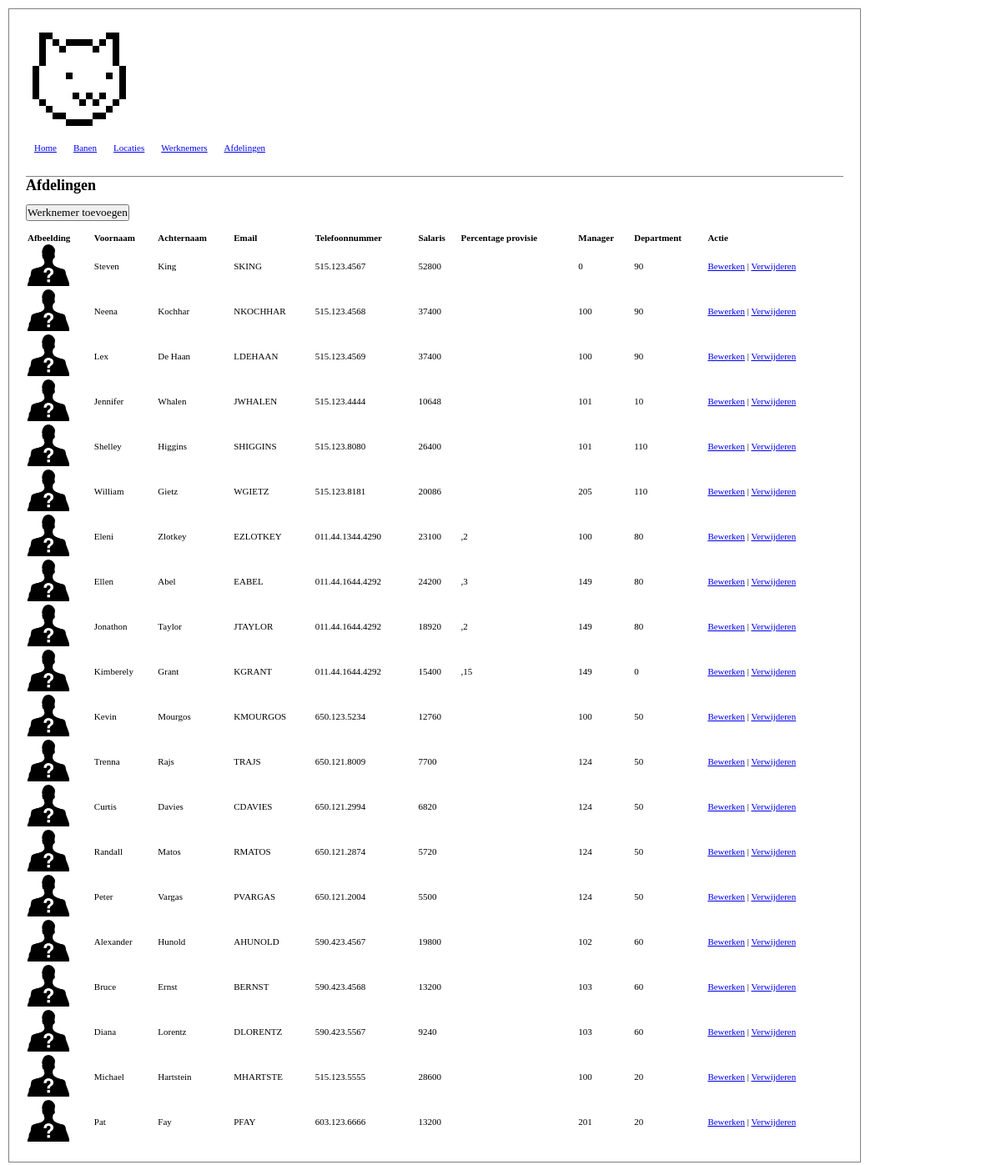
/?action=employees, run on the app's committed database.
### tables this page shows
CREATE TABLE IF NOT EXISTS `employees` (
  `EmployeeID` int(11) NOT NULL auto_increment,
  `FirstName` varchar(16) NOT NULL,
  `LastName` varchar(32) NOT NULL,
  `Email` varchar(32) NOT NULL,
  `PhoneNumber` varchar(16) NOT NULL,
  `HireDate` datetime NOT NULL,
  `JobID` int(11) NOT NULL,
  `Salary` float NOT NULL,
  `CommissionPCT` varchar(16) NOT NULL,
  `ManagerID` int(11) NOT NULL,
  `DepartmentID` int(11) NOT NULL,
  `Picture` varchar(255) NOT NULL,
  PRIMARY KEY  (`EmployeeID`)
);

### inc/employees.inc.php (the view, shortened to what this page needs)
<?php
	function displayAllEmployees($mysqli) {
		$sql = "SELECT * FROM `Employees`";
		if (!$result = $mysqli->query($sql)) {
			http_response_code(503);
			echo '<h1>Database Error</h1>';
			exit(1);
		}
		echo'
<h1>Afdelingen</h1>
<br>
<input type="button" onclick="document.location.href=\'/?action=addemployee\';" value="Werknemer toevoegen">
<br>
<br>
<table>
<tr>
<th>Afbeelding</th>
<th>Voornaam</th>
<th>Achternaam</th>
<th>Email</th>
<th>Telefoonnummer</th>
<th>Salaris</th>
<th>Percentage provisie</th>
<th>Manager</th>
<th>Department</th>
<th>Actie</th>
</tr>';
		while ($row = $result->fetch_assoc()) {
			$row = escapeArray($row);
			echo'
<tr>
<td><img width="50" height="50" src="/pictures/',$row['Picture'],'" alt="',$row['FirstName'],' ',$row['LastName'],'" title="',$row['FirstName'],' ',$row['LastName'],'"></td>
<td>',$row['FirstName'],'</td>
<td>',$row['LastName'],'</td>
<td>',$row['Email'],'</td>
<td>',$row['PhoneNumber'],'</td>
<td>',$row['Salary'],'</td>
<td>',$row['CommissionPCT'],'</td>
<td>',$row['ManagerID'],'</td>
<td>',$row['DepartmentID'],'</td>
<td><a href="/?action=editemployee&id=',$row['EmployeeID'],'">Bewerken</a> | <a href="javascript:confirmAction(\'Zeker weten?\', \'/?action=deleteemployee&id=',$row['EmployeeID'],'\');">Verwijderen</a></td>
</tr>';
}
		echo '
</table>';
	}

### inc/general.inc.php (shortened to what this page needs)
<?php
	function displayHeader() {
		global $config;
		echo '<!DOCTYPE html>
<html lang="nl">
<head>
<meta charset="utf-8">
<meta http-equiv="X-UA-Compatible" content="IE=edge,chrome=1">
<meta name="renderer" content="webkit">
<meta name="viewport" content="width=device-width, initial-scale=1">
<title>',$config['pagetitle'],'</title>
<link type="text/css" rel="stylesheet" href="/css/style.css">
<link rel="icon" href="favicon.gif" type="image/gif" >
<script type="text/javascript" src="/js/general.js"></script>
</head>
<body>
<div id="wrapper">';
	}
	function displayFooter() {
		echo '
</div>
</body>
</html>';
	}
	function displayNavigation() {
		echo '
<a href="/"><img width="128" height="128" src="/img/logo.png" alt="logo" title="logo"></a>
<div id="navigation">
<div class="button"><a href="/">Home</a></div>
<div class="button"><a href="/?action=jobs">Banen</a></div>
<div class="button"><a href="/?action=locations">Locaties</a></div>
<div class="button"><a href="/?action=employees">Werknemers</a></div>
<div class="button"><a href="/?action=departments">Afdelingen</a></div>
</div>';
	}
	function escapeArray($array) {
		foreach($array as $key => $value) {
			$array[$key] = stripslashes($value);
		}
		return $array;
	}
	function getCurrentAction() {
		global $config;
		if(isset($_GET['action']) == true) {
			return $_GET['action'];
		}
		else {
			return $config['defaultaction'];
		}
	}

### index.php (shortened to what this page needs)
<?php
	include('inc/database.inc.php');
	include('inc/general.inc.php');
	include('inc/employees.inc.php');
	$mysqli = databaseConnect();
	displayHeader();
	displayNavigation();
	switch(getCurrentAction()) {
		case 'employees':
			displayAllEmployees($mysqli);
		break;
	}
	displayFooter();

### css/style.css (style rules this page uses)
* { margin: 0px; padding: 0px; font-family:verdana; }
body { margin:10px; }
table { width:100%; }
th { text-align:left; }
td, div, th { font-size:11px; }
h1 { font-size:18px; }
#navigation { border-bottom:1px solid gray; height:30px; padding:10px; }
.button { float:left; margin-right:20px; }
#wrapper { width:980px; border:1px solid gray; padding:20px; }

### data on the page
employees: Picture (placeholder picture), FirstName "Steven", LastName "King", Email "SKING", PhoneNumber "515.123.4567", Salary "52800", ManagerID "0", DepartmentID "90"
employees: Picture (placeholder picture), FirstName "Neena", LastName "Kochhar", Email "NKOCHHAR", PhoneNumber "515.123.4568", Salary "37400", ManagerID "100", DepartmentID "90"
employees: Picture (placeholder picture), FirstName "Lex", LastName "De Haan", Email "LDEHAAN", PhoneNumber "515.123.4569", Salary "37400", ManagerID "100", DepartmentID "90"
employees: Picture (placeholder picture), FirstName "Jennifer", LastName "Whalen", Email "JWHALEN", PhoneNumber "515.123.4444", Salary "10648", ManagerID "101", DepartmentID "10"
employees: Picture (placeholder picture), FirstName "Shelley", LastName "Higgins", Email "SHIGGINS", PhoneNumber "515.123.8080", Salary "26400", ManagerID "101", DepartmentID "110"
employees: Picture (placeholder picture), FirstName "William", LastName "Gietz", Email "WGIETZ", PhoneNumber "515.123.8181", Salary "20086", ManagerID "205", DepartmentID "110"
employees: Picture (placeholder picture), FirstName "Eleni", LastName "Zlotkey", Email "EZLOTKEY", PhoneNumber "011.44.1344.4290", Salary "23100", CommissionPCT ",2", ManagerID "100", DepartmentID "80"
employees: Picture (placeholder picture), FirstName "Ellen", LastName "Abel", Email "EABEL", PhoneNumber "011.44.1644.4292", Salary "24200", CommissionPCT ",3", ManagerID "149", DepartmentID "80"
employees: Picture (placeholder picture), FirstName "Jonathon", LastName "Taylor", Email "JTAYLOR", PhoneNumber "011.44.1644.4292", Salary "18920", CommissionPCT ",2", ManagerID "149", DepartmentID "80"
employees: Picture (placeholder picture), FirstName "Kimberely", LastName "Grant", Email "KGRANT", PhoneNumber "011.44.1644.4292", Salary "15400", CommissionPCT ",15", ManagerID "149", DepartmentID "0"
employees: Picture (placeholder picture), FirstName "Kevin", LastName "Mourgos", Email "KMOURGOS", PhoneNumber "650.123.5234", Salary "12760", ManagerID "100", DepartmentID "50"
employees: Picture (placeholder picture), FirstName "Trenna", LastName "Rajs", Email "TRAJS", PhoneNumber "650.121.8009", Salary "7700", ManagerID "124", DepartmentID "50"
employees: Picture (placeholder picture), FirstName "Curtis", LastName "Davies", Email "CDAVIES", PhoneNumber "650.121.2994", Salary "6820", ManagerID "124", DepartmentID "50"
employees: Picture (placeholder picture), FirstName "Randall", LastName "Matos", Email "RMATOS", PhoneNumber "650.121.2874", Salary "5720", ManagerID "124", DepartmentID "50"
employees: Picture (placeholder picture), FirstName "Peter", LastName "Vargas", Email "PVARGAS", PhoneNumber "650.121.2004", Salary "5500", ManagerID "124", DepartmentID "50"
employees: Picture (placeholder picture), FirstName "Alexander", LastName "Hunold", Email "AHUNOLD", PhoneNumber "590.423.4567", Salary "19800", ManagerID "102", DepartmentID "60"
employees: Picture (placeholder picture), FirstName "Bruce", LastName "Ernst", Email "BERNST", PhoneNumber "590.423.4568", Salary "13200", ManagerID "103", DepartmentID "60"
employees: Picture (placeholder picture), FirstName "Diana", LastName "Lorentz", Email "DLORENTZ", PhoneNumber "590.423.5567", Salary "9240", ManagerID "103", DepartmentID "60"
employees: Picture (placeholder picture), FirstName "Michael", LastName "Hartstein", Email "MHARTSTE", PhoneNumber "515.123.5555", Salary "28600", ManagerID "100", DepartmentID "20"
employees: Picture (placeholder picture), FirstName "Pat", LastName "Fay", Email "PFAY", PhoneNumber "603.123.6666", Salary "13200", ManagerID "201", DepartmentID "20"
